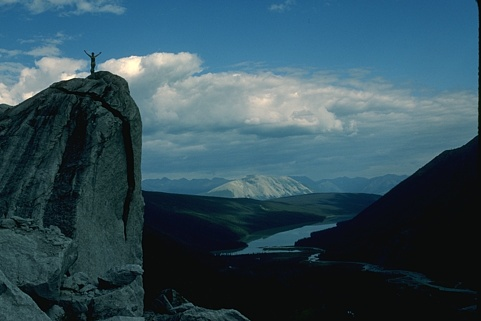
//> input picture Feature/边缘直方图/边缘直方图/t.jpg, 481 x 321 px
$ ./边缘直方图   (built with g++ and OpenCV 4)
//> lines starting //> are read from the running program, lines starting //| are printed output that depends on the picture
### Feature/边缘直方图/边缘直方图/stdafx.h
// stdafx.h : 标准系统包含文件的包含文件，
// 或是经常使用但不常更改的
// 特定于项目的包含文件
//

#pragma once

#include "targetver.h"

#include <stdio.h>
#include <tchar.h>


// TODO: 在此处引用程序需要的其他头文件

### Feature/边缘直方图/边缘直方图/边缘直方图.cpp
// 边缘直方图.cpp : 定义控制台应用程序的入口点。
//

#include "stdafx.h"
#include "cv.h"
#include "highgui.h"
#include <stdio.h>
#include <ctype.h>
#define PI 3.14


int _tmain(int argc, _TCHAR* argv[])
{
	 IplImage *src = 0;  // source imagre
    IplImage *histimg = 0; // histogram image
    CvHistogram *hist = 0; // define multi_demention histogram
    IplImage* canny;
    CvMat* canny_m;
    IplImage* dx; // the sobel x difference
    IplImage* dy; // the sobel y difference
    CvMat* gradient; // value of gradient
    CvMat* gradient_dir; // direction of gradient
    CvMat* dx_m; // format transform to matrix
    CvMat* dy_m;
    CvMat* mask;
    CvSize  size;
    IplImage* gradient_im;
    int i,j;
    float theta;

    int hdims = 8;     // 划分HIST的个数，越高越精确
    float hranges_arr[] = {-PI/2,PI/2}; // 直方图的上界和下界
    float* hranges = hranges_arr;

    float max_val;  //
    int bin_w;

    src=cvLoadImage("t.jpg", 0); // force to gray image
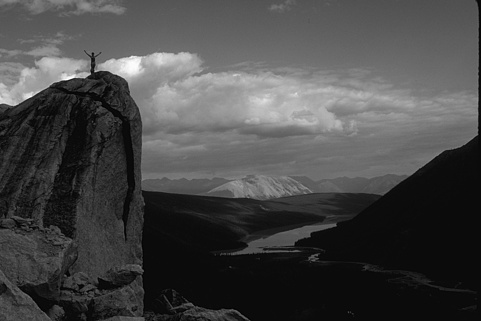
//> src: 321 rows x 481 cols, CV_8UC1; min 0, max 255, mean 71.3
       if(src==0) return -1;

    cvNamedWindow( "Histogram", 0 );
    //cvNamedWindow( "src", 0);
    size=cvGetSize(src);
//> size = Size(481, 321)
    canny=cvCreateImage(cvGetSize(src),8,1);//边缘图像
    dx=cvCreateImage(cvGetSize(src),32,1);//x方向上的差分//此处的数据类型为U 不怕溢出吗？
    dy=cvCreateImage(cvGetSize(src),32,1);
    gradient_im=cvCreateImage(cvGetSize(src),32,1);//梯度图像
    canny_m=cvCreateMat(size.height,size.width,CV_32FC1);//边缘矩阵
    dx_m=cvCreateMat(size.height,size.width,CV_32FC1);
    dy_m=cvCreateMat(size.height,size.width,CV_32FC1);
    gradient=cvCreateMat(size.height,size.width,CV_32FC1);//梯度矩阵
    gradient_dir=cvCreateMat(size.height,size.width,CV_32FC1);//梯度方向矩阵
    mask=cvCreateMat(size.height,size.width,CV_32FC1);//掩码

    cvCanny(src,canny,60,180,3);//边缘检测
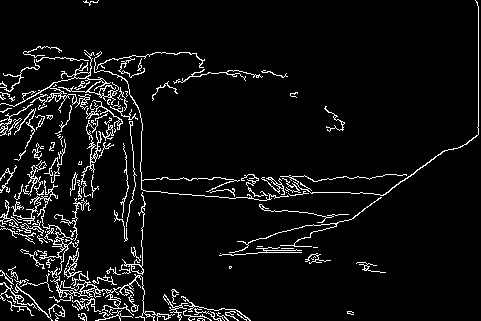
//> canny: 321 rows x 481 cols, CV_8UC1; 6.2% white in thin lines or dots
    cvConvert(canny,canny_m);//把图像转换为矩阵
//> canny_m: 321 rows x 481 cols, CV_32FC1; 6.2% white in thin lines or dots
    cvSobel(src,dx,1,0,3);// 一阶X方向的图像差分:dx
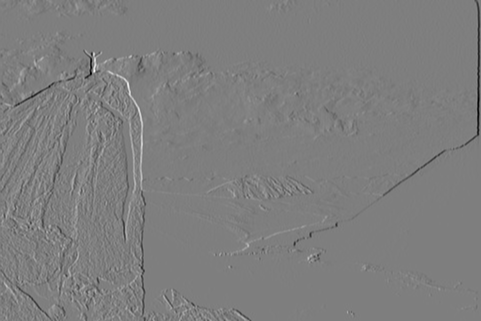
//> dx: 321 rows x 481 cols, CV_32FC1; min -542, max 548, mean -1; drawn with min black and max white
    cvSobel(src,dy,0,1,3);// 一阶Y方向的图像差分:dy
    cvConvert(dx,dx_m);
    cvConvert(dy,dy_m);
    cvAdd(dx_m,dy_m,gradient); // value of gradient//梯度不是等于根号下x的导数的平方加上y导数的平方吗？
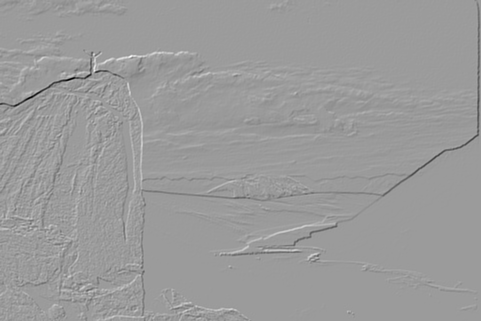
//> gradient: 321 rows x 481 cols, CV_32FC1; min -1164, max 746, mean -2.5; drawn with min black and max white
    cvDiv(dx_m,dy_m,gradient_dir); // direction
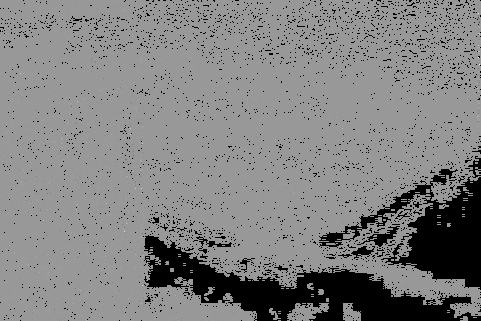
//> gradient_dir: 321 rows x 481 cols, CV_32FC1; 14.85% of the values are NaN or infinite; the others: min -527, max 353, mean -0.00683; drawn with min black, max white, NaN and infinite black
    for(i=0;i<size.height;i++)
    for(j=0;j<size.width;j++)
    {
      if(cvmGet(canny_m,i,j)!=0 && cvmGet(dx_m,i,j)!=0)//只看边缘上的方向
      {
		  theta=cvmGet(gradient_dir,i,j);
		  theta=atan(theta);
		  cvmSet(gradient_dir,i,j,theta);
      }
      else
      {
         cvmSet(gradient_dir,i,j,0);
      }

    }
//> this loop made 321 passes
//> theta on passes 1 to 3: -1.32, -0.947, -1.18
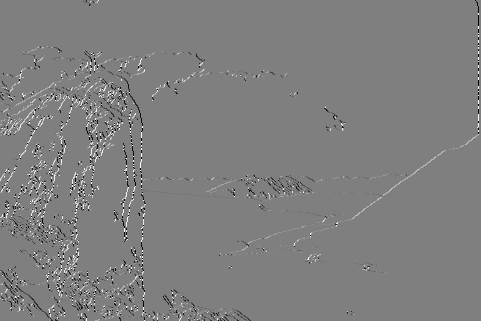
//> gradient_dir: 321 rows x 481 cols, CV_32FC1; min -1.57, max 1.57, mean 0.000877; drawn with min black and max white
//> after the loop, theta = -1.04
   hist = cvCreateHist( 1, &hdims, CV_HIST_ARRAY, &hranges, 1 );
   // 创建一个指定尺寸的直方图，并返回创建的直方图指针
    histimg = cvCreateImage( cvSize(320,200), 8, 3 ); // 创建一个图像，通道
	cvZero( histimg ); // 清零
	 cvConvert(gradient_dir,gradient_im);//把梯度方向矩阵转化为图像
	  cvCalcHist( &gradient_im, hist, 0, canny ); // 计算直方图
	   cvGetMinMaxHistValue( hist, 0, &max_val, 0, 0 );  // 只找最大值
	   // 缩放bin 到区间[0,255] ，比例系数
	   cvConvertScale( hist->bins, hist->bins, max_val ? 255/ max_val : 0, 0 );
	   cvZero( histimg );
	   bin_w = histimg->width /16;  // hdims: 条的个数，则bin_w 为条的宽度

	     // 画直方图
    for( i = 0; i < hdims; i++ )
    {
       double val = ( cvGetReal1D(hist->bins,i)*histimg->height/255 );
     // 返回单通道数组的指定元素， 返回直方图第i条的大小，val为histimg中的i条的高度
        CvScalar color = CV_RGB(255,255,0); //(hsv2rgb(i*180.f/hdims);//直方图颜色
        cvRectangle( histimg, cvPoint(100+i*bin_w,histimg->height),cvPoint(100+(i+1)*bin_w,(int)(histimg->height - val)), color, 1, 8, 0 );
    //画直方图——画矩形，左下角，右上角坐标
     }
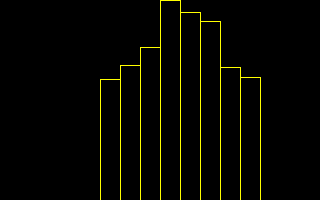
//> histimg: 200 rows x 320 cols, CV_8UC3; mean B, G, R 0, 6.3, 6.3
    cvShowImage( "src", src);
    cvShowImage( "Histogram", histimg );
    cvWaitKey(0);
	cvDestroyWindow("src");
    cvDestroyWindow("Histogram");
    cvReleaseImage( &src );
    cvReleaseImage( &histimg );
    cvReleaseHist ( &hist );
	return 0;
}
